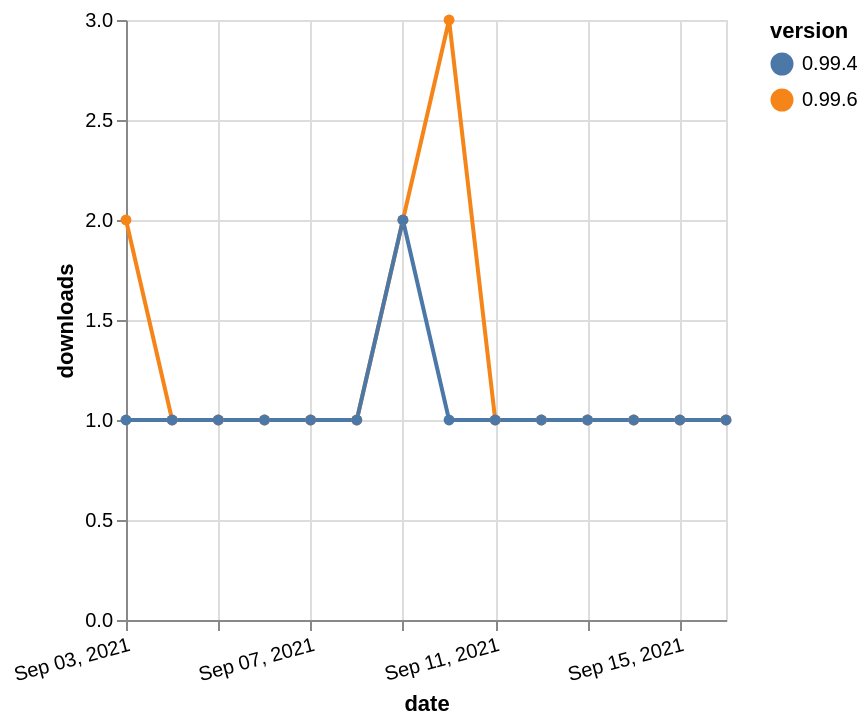

Express this chart as Vega-Lite.
### Vega-Lite specification from a JSON file in a GitHub repository (floating-point values rounded to 4 significant figures)
{"$schema": "https://vega.github.io/schema/vega-lite/v5.json", "description": "A simple bar chart with embedded data.", "data": {"values": [{"date": "2021-09-03", "total": 186, "delta": 2, "version": "0.99.6"}, {"date": "2021-09-04", "total": 187, "delta": 1, "version": "0.99.6"}, {"date": "2021-09-05", "total": 188, "delta": 1, "version": "0.99.6"}, {"date": "2021-09-06", "total": 189, "delta": 1, "version": "0.99.6"}, {"date": "2021-09-07", "total": 190, "delta": 1, "version": "0.99.6"}, {"date": "2021-09-08", "total": 191, "delta": 1, "version": "0.99.6"}, {"date": "2021-09-09", "total": 193, "delta": 2, "version": "0.99.6"}, {"date": "2021-09-10", "total": 196, "delta": 3, "version": "0.99.6"}, {"date": "2021-09-11", "total": 197, "delta": 1, "version": "0.99.6"}, {"date": "2021-09-12", "total": 198, "delta": 1, "version": "0.99.6"}, {"date": "2021-09-13", "total": 199, "delta": 1, "version": "0.99.6"}, {"date": "2021-09-14", "total": 200, "delta": 1, "version": "0.99.6"}, {"date": "2021-09-15", "total": 201, "delta": 1, "version": "0.99.6"}, {"date": "2021-09-16", "total": 202, "delta": 1, "version": "0.99.6"}, {"date": "2021-09-03", "total": 146, "delta": 1, "version": "0.99.4"}, {"date": "2021-09-04", "total": 147, "delta": 1, "version": "0.99.4"}, {"date": "2021-09-05", "total": 148, "delta": 1, "version": "0.99.4"}, {"date": "2021-09-06", "total": 149, "delta": 1, "version": "0.99.4"}, {"date": "2021-09-07", "total": 150, "delta": 1, "version": "0.99.4"}, {"date": "2021-09-08", "total": 151, "delta": 1, "version": "0.99.4"}, {"date": "2021-09-09", "total": 153, "delta": 2, "version": "0.99.4"}, {"date": "2021-09-10", "total": 154, "delta": 1, "version": "0.99.4"}, {"date": "2021-09-11", "total": 155, "delta": 1, "version": "0.99.4"}, {"date": "2021-09-12", "total": 156, "delta": 1, "version": "0.99.4"}, {"date": "2021-09-13", "total": 157, "delta": 1, "version": "0.99.4"}, {"date": "2021-09-14", "total": 158, "delta": 1, "version": "0.99.4"}, {"date": "2021-09-15", "total": 159, "delta": 1, "version": "0.99.4"}, {"date": "2021-09-16", "total": 160, "delta": 1, "version": "0.99.4"}]}, "width": "container", "mark": {"type": "line", "point": {"filled": true}}, "encoding": {"x": {"field": "date", "type": "temporal", "timeUnit": "yearmonthdate", "title": "date", "axis": {"labelAngle": -15}}, "y": {"field": "delta", "type": "quantitative", "title": "downloads"}, "color": {"field": "version", "type": "nominal"}, "tooltip": {"field": "delta"}}}
